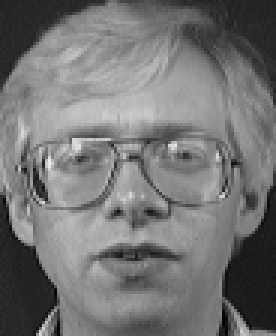
%> input picture TTR/Laboratorio/Lab2/Images/012.bmp, 92 x 112 px (shown 3 times larger); its folder holds only this picture in this run
$ octave LabTTR1718_eigenfaces.m   (GNU Octave 9; MATLAB toolbox functions it lacks are replaced by stand-ins)
%> lines starting %> are read from the running program, lines starting %| are printed output that depends on the picture
### TTR/Laboratorio/Lab2/eigen_training.m
function [U,lambda]=eigen_training(A)

M                   =   size(A,2);
N                   =   size(A,1);
L                   =   A'*A;
% computing eigenvalues of A'A
[vettori,valori]    =   eig(L);
valori              =   diag(valori);

[lambda, ind]    =   sort(valori,'descend');
vettori          =   vettori(:,ind);

%getting back the M eigenvectors of AA'
U                   =   A*vettori;

%In order to be sure to have vectors of norm 1
for i=1:M
    U(:,i)=U(:,i)/norm(U(:,i));
end

### TTR/Laboratorio/Lab2/LabTTR1718_eigenfaces.m
% TTR Lab session -27/03/2018- EIGENFACES - Marco Cristani
clear all;
close all;
% -------------------------------------------------------------
% Eigenfaces
% -------------------------------------------------------------

dire    =    '.\images'; % ORL face database (plus my images!!!)
list    =   dir(strcat(dire,'\*.bmp'));
M       =   size(list,1);
tmp     =   imread(strcat(dire,'\',list(1).name));
%> tmp is the input picture: size 112x92 uint8; min 1, max 234, mean 116.1
[r,c]   =   size(tmp);
%> r = 112; c = 92
TMP     =   zeros(r*c,M);
figure;
for i=1:M
    tmp = imread(strcat(dire,'\',list(i).name));
        imagesc(tmp); axis image; colormap gray;
        drawnow;
        pause(0.01);
        TMP(:,i)= tmp(:);
        mont(:,:,1,i)= tmp;
end
figure;
montage(mont);
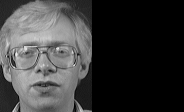
%> displayed picture: size 112x184, on the screen's scale of 0 to 255; min 0, max 234, mean 58
set(gcf,'name','Gallery');

TMP                     =   double(TMP);
media                   =   mean(TMP,2);
vari                    =   var(TMP,[],2);
figure;
set(gcf,'name','mean face');
mimage = reshape(media,r,c);
vimage = reshape(vari, r, c);
%> vimage: size 112x92 double; every value is 0
subplot(1,2,1); imagesc(mimage);
subplot(1,2,2); imagesc(vimage);
colormap gray, axis image;


A(:,:)                  =   TMP-repmat(media,1,M);
[U,lambda]              =   eigen_training(A);
%> in eigen_training, `L                   =   A'*A;`: L = 0
%> in eigen_training, `[vettori,valori]    =   eig(L);`: vettori = 1; valori = 0
%> in eigen_training, `[lambda, ind]    =   sort(valori,'descend');`: ind = 1
%> lambda = 0

%% NB:
% U è il numero di pixel X gli autovalori, lambda contiene gli  autovalori
% ordinati in maniera decresente.
% La varianza ci mostra in quali punti c'è maggiore discontinuità.


%Exercize 1
% write the eigen_training function, which takes the mean-subtracted matrix
% of faces, and apply the eigenfaces algorithm. Remember, the algorithm is
% the same as PCA, but instead of the scatter matrix (AA') we have that
% projection in M-dimensions A'A. U should contain the ordered
% eigenvectors, lambda the corresponding eigenvalues.

% Exercize 2
% show the eigenvectors in a figure as they were images (in fact we are talking)
% about "eigenfaces". For convenience, show just the first 25 eigefaces
% figure;
% for i=1:25
%     imagesc(reshape(U(:,i),r,c)); colormap gray; axis image; colorbar;
%     pause(0.5);
% end

%Un'immagine è una somma pesata di tutti questi elementi; infatti abbiamo
%visto che è data da X = mean + sum(_i=1^400 e_i'*a_i)
%1: capelli biondi;
%2: capelli scuri;
%3: pelle chiara;
%4: se l'illuminazione viene da sinistra;
%5: se l'illuminazione viene da destra;
% ....
% Da notare che le basse frequenze sono più definite nella prima che è
% quella più importante. Mentre nell'immagine 25 l'immagine frequenziale è
% più alta. Questo a prova del fatto che le prime immagini definiscono ad
% esempio la forma del volto o comunque connotati più generici, mentre
% procedendo acquisiamo dati più specifici come ad esempio la presenza e
% non di occhiali o l'attaccatura dei capelli.

% Visualizing the first 25 eigenfaces
figure;
for i=1:25
%> (the run ends here)

$ run again, on TTR/Laboratorio/Lab2/Images/021.bmp
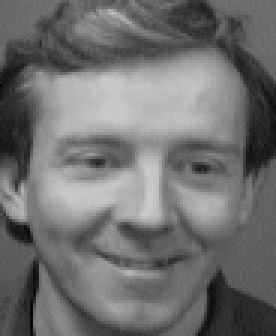
%> input picture TTR/Laboratorio/Lab2/Images/021.bmp, 92 x 112 px (shown 3 times larger)
%> tmp is the input picture: size 112x92 uint8; min 4, max 204, mean 112
%> `montage(mont);`:
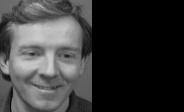
%> displayed picture: size 112x184, on the screen's scale of 0 to 255; min 0, max 204, mean 56
%> vimage: size 112x92 double; every value is 0
%> L = 0
%> vettori = 1; valori = 0
%> in eigen_training, `[lambda, ind]    =   sort(valori,'descend');`: ind = 1
%> `[U,lambda]              =   eigen_training(A);`: lambda = 0

$ run again, on TTR/Laboratorio/Lab2/Images/027.bmp
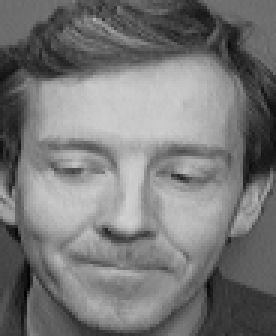
%> input picture TTR/Laboratorio/Lab2/Images/027.bmp, 92 x 112 px (shown 3 times larger)
%> tmp is the input picture: size 112x92 uint8; min 2, max 209, mean 119.8
%> `montage(mont);`:
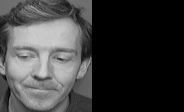
%> displayed picture: size 112x184, on the screen's scale of 0 to 255; min 0, max 209, mean 59.9
%> vimage: size 112x92 double; every value is 0
%> L = 0
%> vettori = 1; valori = 0
%> in eigen_training, `[lambda, ind]    =   sort(valori,'descend');`: ind = 1
%> `[U,lambda]              =   eigen_training(A);`: lambda = 0

$ run again, on TTR/Laboratorio/Lab2/Images/029.bmp
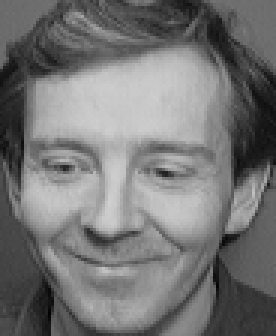
%> input picture TTR/Laboratorio/Lab2/Images/029.bmp, 92 x 112 px (shown 3 times larger)
%> tmp is the input picture: size 112x92 uint8; min 3, max 208, mean 117.4
%> `montage(mont);`:
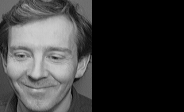
%> displayed picture: size 112x184, on the screen's scale of 0 to 255; min 0, max 208, mean 58.7
%> vimage: size 112x92 double; every value is 0
%> L = 0
%> vettori = 1; valori = 0
%> in eigen_training, `[lambda, ind]    =   sort(valori,'descend');`: ind = 1
%> `[U,lambda]              =   eigen_training(A);`: lambda = 0

$ run again, on TTR/Laboratorio/Lab2/Images/017.bmp
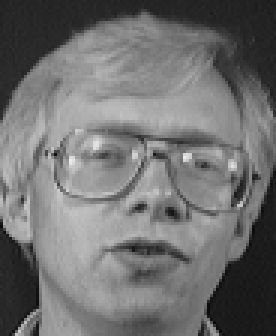
%> input picture TTR/Laboratorio/Lab2/Images/017.bmp, 92 x 112 px (shown 3 times larger)
%> tmp is the input picture: size 112x92 uint8; min 10, max 236, mean 112.2
%> `montage(mont);`:
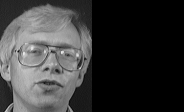
%> displayed picture: size 112x184, on the screen's scale of 0 to 255; min 0, max 236, mean 56.1
%> vimage: size 112x92 double; every value is 0
%> L = 0
%> vettori = 1; valori = 0
%> in eigen_training, `[lambda, ind]    =   sort(valori,'descend');`: ind = 1
%> `[U,lambda]              =   eigen_training(A);`: lambda = 0
